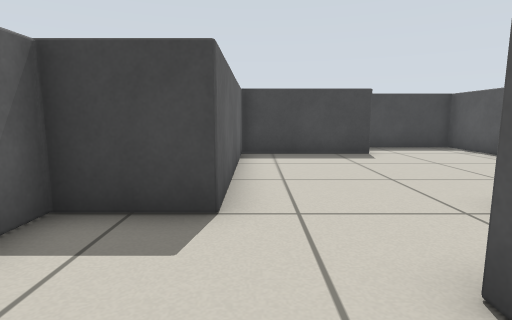
view 1 (above)

16 first-person views from a walk through a robot-simulator world made for Gazebo. The camera is 0.57 m above the floor, tilts 8° down and sees 80° across. The floor is counted in squares, 0.5 m on a side. Each view is taken from the middle of a square. On the plan, view 1 faces up. The plan holds only what a view shows up to about 13 squares ahead; the rest is blank.

view 2
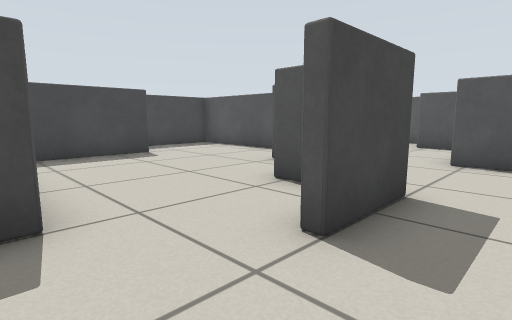

view 3
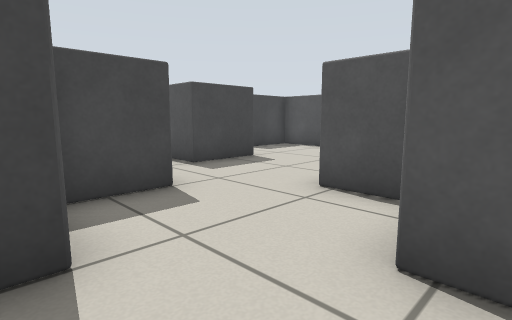

view 4
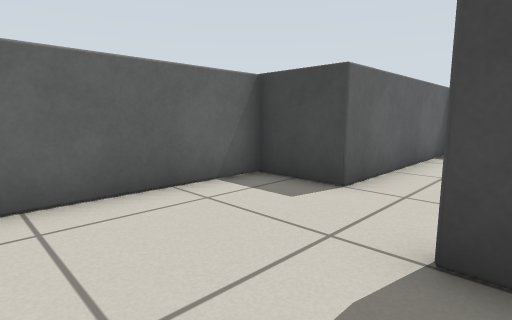

view 5
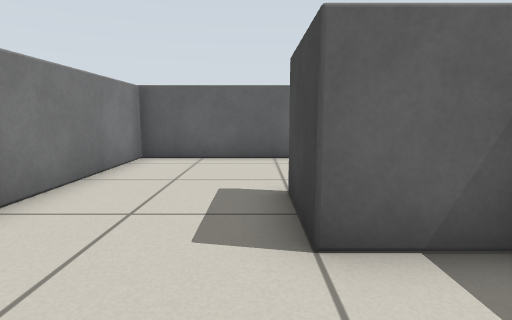

view 6
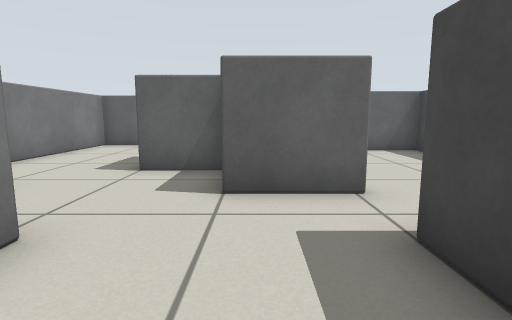

view 7
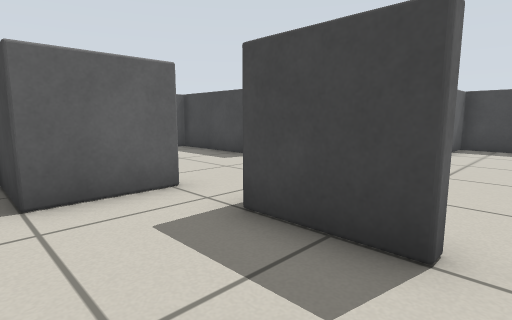

view 8
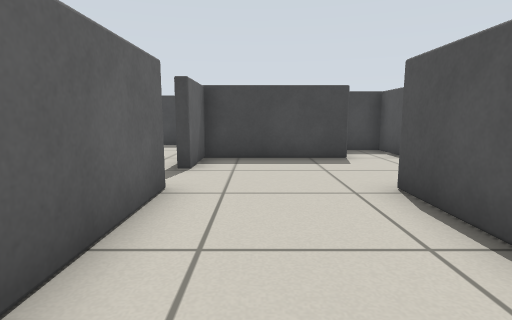

view 9
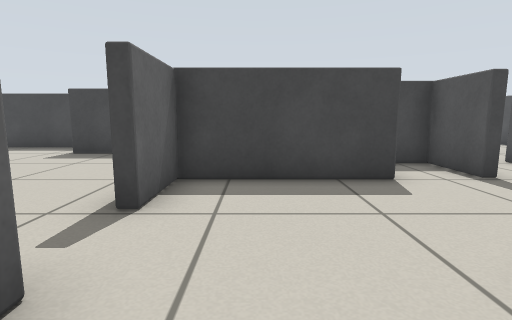

view 10
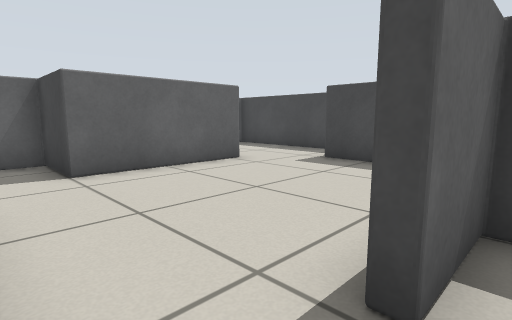

view 11
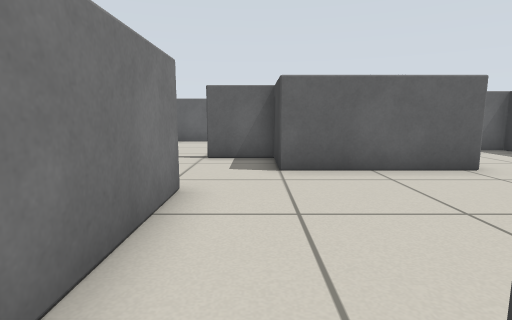

view 12
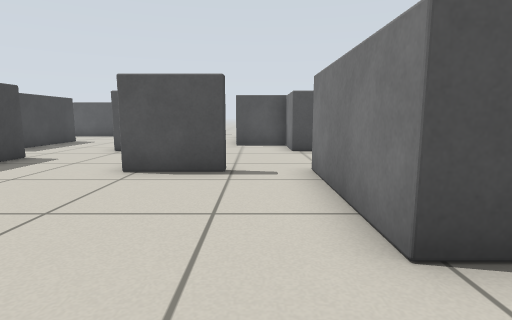

view 13
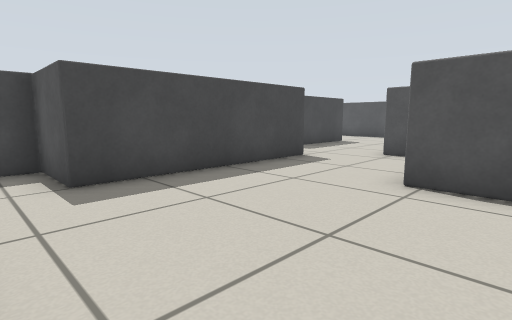

view 14
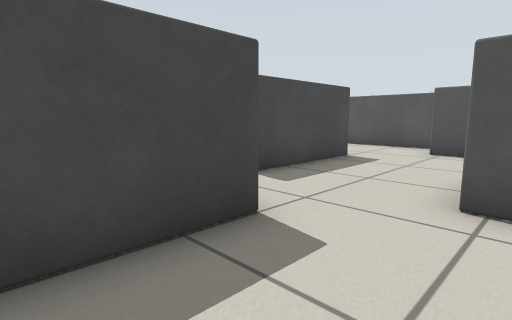

view 15
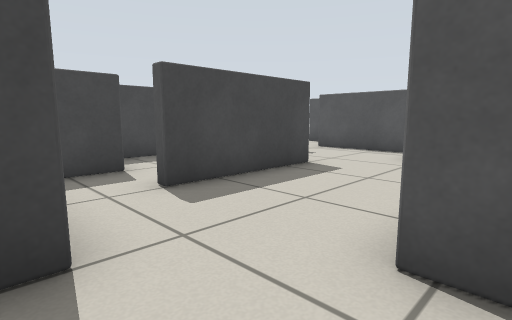

view 16
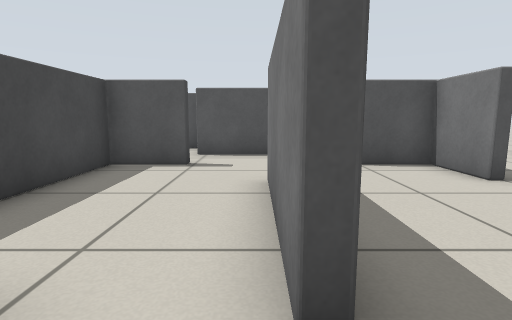

### Floor plan
Points are (right, up) in squares from view 1. A wall is a line through its corners. A room is listed if a view was taken in it or the views show most of it. See-through windows are left out.
Room 1 (views 1, 2, 3, 4, 5, 6, 7)
walls: (5.3, -1) (5.3, -0.1); (7.3, 0.4) (7.3, 1.9); (5.6, 5.6) (5.6, 3.5) (3.6, 3.5) (3.6, 1.5) (1.4, 1.5); (-0.4, 3.5) (-2.4, 3.5) (-2.4, -2.2) (2.4, -2.2); (9.4, 5.5) (7.3, 5.5); (11.3, 2.6) (11.3, 3.8); (13.3, 5.6) (13.3, 7.5) (11.4, 7.5)
ways out: opening at (10.5, 6.5) to room 2; opening at (1, 3) to room 5; opening at (6, 5) to room 5
Room 2 (views 8, 9, 10, 11)
walls: (7.6, 11.8) (7.6, 8.5); (11.3, 9.5) (11.3, 11.8) (13.3, 11.8) (13.3, 13.8); (11.6, 15.5) (7.6, 15.5) (7.6, 13.6); (13.3, 15.6) (13.3, 17.5) (12.1, 17.5)
ways out: opening at (10.5, 6.5) to room 1; opening at (7, 13) to room 3; opening at (13, 15)
Room 3 (views 12, 13, 14, 15)
walls: (1.6, 17.9) (1.6, 13.6) (-0.4, 13.6) (-0.4, 11.6); (7.3, 13.6) (7.3, 15.9); (3.3, 11) (3.3, 11.8) (7.6, 11.8); (9.6, 19.5) (3.3, 19.5) (3.3, 21.5) (-2.4, 21.5) (-2.4, 20.8); (11.3, 17) (11.3, 17.9)
ways out: opening at (7, 13) to room 2; opening at (10.5, 19) to room 4; opening at (-1, 11)
Room 4 (view 16)
walls: (15.4, 21.5) (11.4, 21.5); (11.4, 21.8) (15.2, 21.8); (11.6, 23.5) (10.4, 23.5); (15.4, 17.8) (17.3, 17.8) (17.3, 19.8); (17.3, 23.6) (17.3, 25.5) (12.2, 25.5); (19.3, 20.2) (19.3, 23.8)
ways out: opening at (10.5, 19) to room 3; opening at (14.5, 18); opening at (18, 24)
Room 5 (no view inside)
walls: (3.6, 9.5) (-0.4, 9.5) (-0.4, 3.5); (3.3, 3.1) (3.3, 3.9); (7.3, 5.5) (7.3, 11.5) (4.2, 11.5)
ways out: opening at (1, 3) to room 1; opening at (6, 5) to room 1

Positions as (right, up) in squares from view 1, and headings:
1: (0, 0), facing up
2: (-1, 0), facing up-right
3: (3, -1), facing up-right
4: (2, -1), facing up-left
5: (6, 1), facing left
6: (10, 4), facing left
7: (10, 3), facing up-left
8: (9, 7), facing up
9: (9, 10), facing up
10: (8, 12), facing up-left
11: (8, 13), facing left
12: (1, 13), facing right
13: (2, 14), facing up-right
14: (7, 17), facing up-right
15: (9, 17), facing up-right
16: (10, 22), facing right
